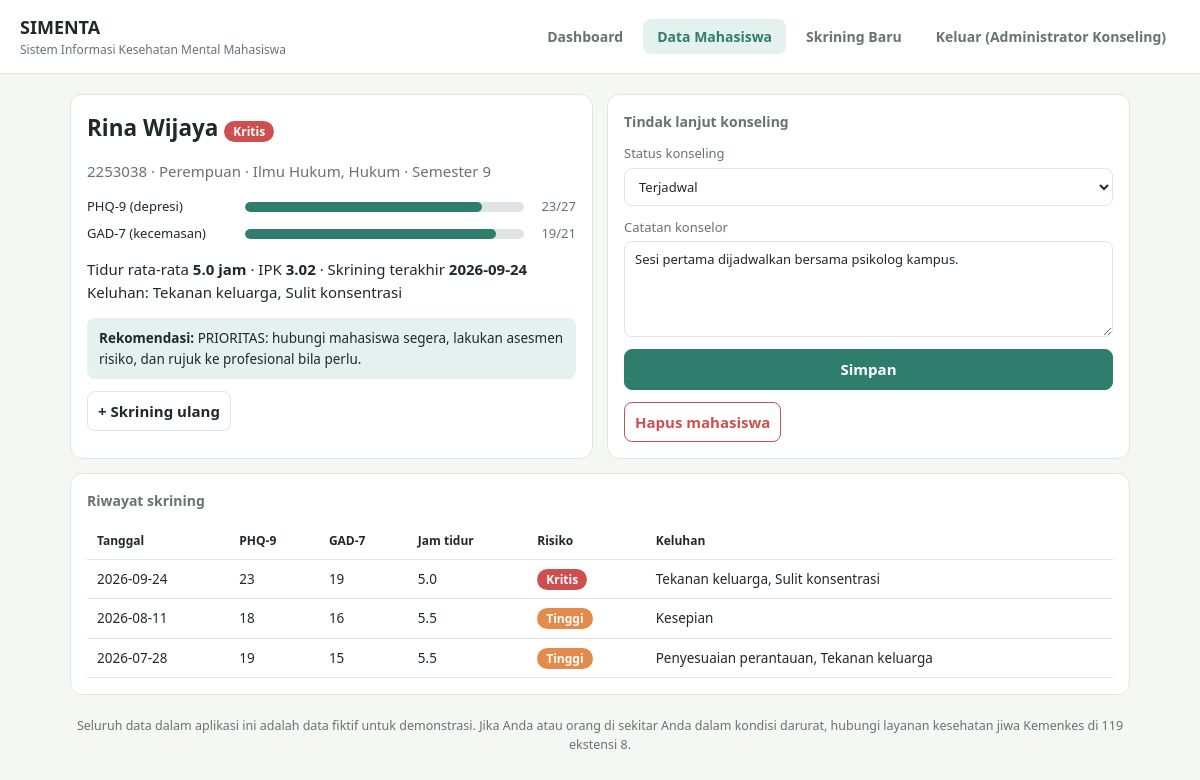
Page /detail.php?id=98 (signed in) on the committed database.
### tables this page shows
CREATE TABLE skrining (id INT AUTO_INCREMENT PRIMARY KEY, mahasiswa_id INT NOT NULL, tanggal DATE NOT NULL, phq9 TINYINT NOT NULL, gad7 TINYINT NOT NULL, jam_tidur DECIMAL(3,1) NOT NULL, keluhan VARCHAR(255) NOT NULL, tingkat TINYINT NOT NULL COMMENT '0=Rendah,1=Sedang,2=Tinggi,3=Kritis', FOREIGN KEY (mahasiswa_id) REFERENCES mahasiswa(id) ON DELETE CASCADE);

### detail.php (the view, shortened to what this page needs)
<?php
require_once __DIR__ . '/config.php';
$id = (int)($_GET['id'] ?? 0);
$st = $pdo->prepare('SELECT * FROM v_terakhir WHERE id = ?'); $st->execute([$id]);
$rw = $pdo->prepare('SELECT * FROM skrining WHERE mahasiswa_id = ? ORDER BY tanggal DESC, id DESC'); $rw->execute([$id]);
$riwayat = $rw->fetchAll();
require __DIR__ . '/header.php';
?>
<div class="grid g2">
  <div class="card">
    <h2 style="margin:0"><?= e($m['nama']) ?> <?= badge((int)$m['tingkat']) ?></h2>
    <p class="mu"><?= e($m['nim']) ?> · <?= e($m['jenis_kelamin']) ?> · <?= e($m['prodi']) ?>, <?= e($m['fakultas']) ?> · Semester <?= $m['semester'] ?></p>
    <?= bar('PHQ-9 (depresi)', $m['phq9'], 27, '/27') ?>
    <?= bar('GAD-7 (kecemasan)', $m['gad7'], 21, '/21') ?>
    <p>Tidur rata-rata <b><?= e($m['jam_tidur']) ?> jam</b> · IPK <b><?= e($m['ipk']) ?></b> · Skrining terakhir <b><?= e($m['tanggal']) ?></b><br>Keluhan: <?= e($m['keluhan']) ?></p>
    <div class="rec"><b>Rekomendasi:</b> <?= e(REKOMENDASI[(int)$m['tingkat']]) ?></div>
    <a class="btn" href="tambah.php?id=<?= $id ?>">+ Skrining ulang</a>
  </div>
  <div class="card"><h3>Tindak lanjut konseling</h3>
    <form method="post" class="one">
      <label>Status konseling<select name="status"><?php foreach (STATUS as $s): ?><option <?= $s === $m['konseling'] ? 'selected' : '' ?>><?= $s ?></option><?php endforeach; ?></select></label>
      <label>Catatan konselor<textarea name="catatan" rows="4"><?= e($m['catatan']) ?></textarea></label>
      <button class="p" type="submit">Simpan</button>
    </form>
    <form method="post" action="hapus.php" onsubmit="return confirm('Hapus mahasiswa ini beserta seluruh riwayat skriningnya?')" style="margin-top:12px">
      <?= csrf_field() ?><input type="hidden" name="id" value="<?= $id ?>"><button class="danger" type="submit">Hapus mahasiswa</button>
    </form>
  </div>
</div>
<div class="card" style="margin-top:14px"><h3>Riwayat skrining</h3><div class="tw"><table>
  <thead><tr><th>Tanggal</th><th>PHQ-9</th><th>GAD-7</th><th>Jam tidur</th><th>Risiko</th><th>Keluhan</th></tr></thead><tbody>
  <?php foreach ($riwayat as $r): ?>
    <tr><td><?= e($r['tanggal']) ?></td><td><?= $r['phq9'] ?></td><td><?= $r['gad7'] ?></td><td><?= e($r['jam_tidur']) ?></td><td><?= badge((int)$r['tingkat']) ?></td><td><?= e($r['keluhan']) ?></td></tr>
  <?php endforeach; ?></tbody></table></div></div>
<?php require __DIR__ . '/footer.php'; ?>

### config.php (shortened to what this page needs)
<?php
function e($s) { return htmlspecialchars((string)$s, ENT_QUOTES, 'UTF-8'); }
function badge(int $t): string { return '<span class="bd r' . $t . '">' . TINGKAT[$t] . '</span>'; }
function bar($label, $v, $max, $suf = ''): string {
    $w = $max > 0 ? round($v / $max * 100) : 0;
    return '<div class="bar"><span class="l">' . e($label) . '</span><span class="t"><i style="width:' . $w . '%"></i></span><span class="v">' . e($v) . $suf . '</span></div>';
}

### assets/style.css (style rules this page uses)
:root { --bg:#f5f7f4;--card:#fff;--tx:#1f2a27;--mu:#667470;--bd:#e0e5e1;--ac:#2f7d6d;--ac2:#e5f1ee;color-scheme:light }
* { box-sizing:border-box }
body { margin:0;background:var(--bg);color:var(--tx);font:15px/1.5 system-ui,-apple-system,"Segoe UI",Roboto,sans-serif }
a { color:var(--ac) }
.grid { display:grid;gap:14px }
.g2 { grid-template-columns:repeat(auto-fit,minmax(320px,1fr)) }
.card { background:var(--card);border:1px solid var(--bd);border-radius:12px;padding:16px }
.card h3 { margin:0 0 12px;font-size:14px;color:var(--mu);font-weight:600 }
.mu { color:var(--mu) }
.bar { display:flex;align-items:center;gap:8px;margin:7px 0;font-size:13px }
.bar .l { width:150px;flex:none }
.bar .t { flex:1;height:10px;background:var(--bd);border-radius:6px;overflow:hidden }
.bar .t i { display:block;height:100%;background:var(--ac);border-radius:6px }
.bar .v { min-width:44px;text-align:right;color:var(--mu) }
input,select,textarea,button,.btn { font:inherit;color:var(--tx);background:var(--card);border:1px solid var(--bd);border-radius:8px;padding:8px 10px;text-decoration:none;display:inline-block }
button,.btn { cursor:pointer;font-weight:600 }
.p { background:var(--ac)!important;border-color:var(--ac)!important;color:#fff!important }
.danger { background:transparent;border-color:#cf4f4f;color:#cf4f4f }
.tw { overflow-x:auto }
table { width:100%;border-collapse:collapse;font-size:13.5px }
th,td { padding:9px 10px;text-align:left;border-bottom:1px solid var(--bd);white-space:nowrap }
th { font-size:12px }
.bd { padding:2px 9px;border-radius:99px;font-size:12px;font-weight:600;color:#fff }
.r2 { background:#e48a4a }
.r3 { background:#cf4f4f }
form.one { display:grid;gap:12px }
label { display:flex;flex-direction:column;gap:4px;font-size:13px;color:var(--mu) }
label input,label select,label textarea { width:100% }
.rec { background:var(--ac2);border-radius:8px;padding:10px 12px;margin:12px 0;font-size:13.5px }

### rows in the picture
skrining: tanggal "2026-09-24", phq9 "23", gad7 "19", jam_tidur "5.0", tingkat "Kritis", keluhan "Tekanan keluarga, Sulit konsentrasi"
skrining: tanggal "2026-08-11", phq9 "18", gad7 "16", jam_tidur "5.5", tingkat "Tinggi", keluhan "Kesepian"
skrining: tanggal "2026-07-28", phq9 "19", gad7 "15", jam_tidur "5.5", tingkat "Tinggi", keluhan "Penyesuaian perantauan, Tekanan keluarga"

### other values in the picture
$_SESSION['user'] "Administrator Konseling"
$m['nama'] "Rina Wijaya"
TINGKAT[$t] "Kritis"
$m['nim'] "2253038"
$m['jenis_kelamin'] "Perempuan"
$m['prodi'] "Ilmu Hukum"
$m['fakultas'] "Hukum"
$m['semester'] "9"
$label "PHQ-9 (depresi) GAD-7 (kecemasan)"
$v "23 19"
$suf "/27 /21"
$m['jam_tidur'] "5.0"
$m['ipk'] "3.02"
$m['tanggal'] "2026-09-24"
$m['keluhan'] "Tekanan keluarga, Sulit konsentrasi"
